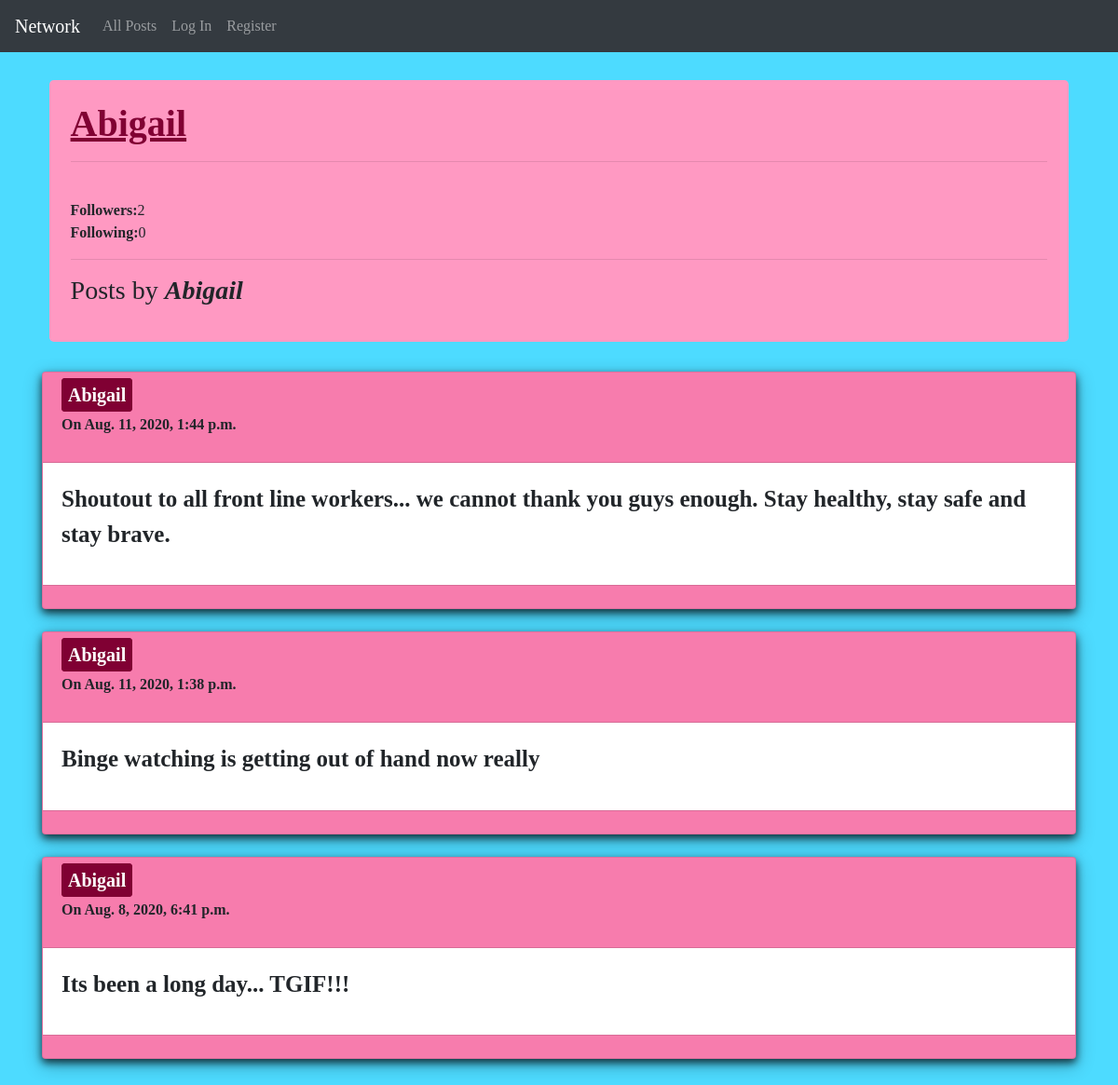
Screenshot of /profile/Abigail with the database file from the repository.
### network/models.py (models this page shows, shortened)
class Blogpost(models.Model):
    username = models.CharField(max_length=64)
    content = models.TextField()
    timestamp = models.DateTimeField(auto_now_add=True)
    likes = models.IntegerField()

### network/views.py (the view)
# urls.py: path("profile/<str:uname>",views.profilepage,name="profilepage"),
def profilepage(request,uname):
    try:
        userposts = Blogpost.objects.filter(username=uname)
        userposts = userposts.order_by("-timestamp").all()
        paginator = Paginator(userposts, 10) # Show 25 contacts per page.
        page_number = request.GET.get('page')
        page_obj = paginator.get_page(page_number)
    except:
        userposts = None
    try:
        if Followinfo.objects.filter(username=uname,follower=request.user.username):
            is_follow = True
        else:
            is_follow = False
    except:
        is_follow = False
    try:
        followerlist = Followinfo.objects.filter(username=uname)
        followers = followerlist.count()
    except:
        followers = 0
    try:
        followinglist = Followinfo.objects.filter(follower=uname)
        following=followinglist.count()
    except:
        following = 0
    try:
        likeslist = Like.objects.filter(likedby=request.user.username)
        likedids = []
        for l in likeslist:
            likedids.append(l.postid)
    except:
        likedids =  None
    cuser=[]
    cuser.append(request.user.username)
    return render(request,'network/profilepage.html',
    {
        'page_obj': page_obj,
        'profilename': uname,
        'isfollow': is_follow,
        "followers":followers,
        "following":following,
        "likedids":likedids,
        "cuser":cuser
        })

### network/templates/network/profilepage.html (shortened to what this page needs)
{% extends "network/index.html" %}
{% block pname %}
<div class="top">
<h1 class="pname"><u><b>{{profilename}}</b></u></h1>
<hr>
<div id="followdiv">
    <div>
        <br>
        <p><b>Followers:</b>{{followers}}<br>
        <b>Following:</b>{{following}}</p>
        <hr>
    </div>
</div>
</div>
{% endblock %}
{% block allorprofile %}
<h3><p>Posts by <b><cite>{{profilename}}</cite></b> </p></h3>
{% endblock %}

### network/templates/network/index.html (shortened to what this page needs)
{% extends "network/layout.html" %}
{% block body %}
<div class="jumbotron" id="jumbo">
    {% block pname %}{% endblock %}
{% if not page_obj %}
    <p>No posts yet!!!</p>
    {% else %}
    {% block allorprofile %}{% endblock %}
    {% endif %}
</div>
<div class="container" id="posts">
  {% block forposts %}
    {% for bpost in page_obj %}
    <div class="card">
    <div class="card-header">
    <h5><a class="userurl" href="{% url 'profilepage' bpost.username %}"><b>{{bpost.username}}<b></a></a></h5>
    <p>On {{bpost.timestamp}}</p>
    </div>
    <div class="card-body" id="card-body-{{bpost.id}}">
        <p>{{bpost.content}}</p>
    </div>
    <div class="card-footer" id="likes-{{bpost.id}}">
    </div>
    </div>
    <br>
    {% endfor %}
    {% endblock %}
</div>
{% endblock %}

### network/static/network/styles.css (style rules this page uses)
body { background-color: #4ddbff; font-family: cursive; }
#jumbo { padding: 2%; margin-left: 2%; margin-right: 2%; background-color: #ff99c2; }
.userurl { color: white; font-weight: 800; padding: 5px; background-color: #800033; border-style: solid; border-color: #800033; border-width: 2px; border-radius: 4px; }
.card { box-shadow: 0 4px 8px 0 rgba(0, 0, 0, 0.7), 0 6px 20px 0 rgba(0, 0, 0, 0.3); background-color: #ff80b3; font-family: times; }
.card-body { background-color: white; font-family: times; font-size: 25px; font-weight: bold; }
.pname { color: #800033; font-family: times; }

### rows the page displays
Blogpost: username "Abigail", timestamp "Aug. 11, 2020, 1:44 p.m.", content "Shoutout to all front line workers... we cannot thank you guys enough. Stay healthy, stay safe and stay brave."
Blogpost: username "Abigail", timestamp "Aug. 11, 2020, 1:38 p.m.", content "Binge watching is getting out of hand now really"
Blogpost: username "Abigail", timestamp "Aug. 8, 2020, 6:41 p.m.", content "Its been a long day... TGIF!!!"

### other values shown
{{ profilename }} "Abigail"
{{ followers }} "2"
{{ following }} "0"
